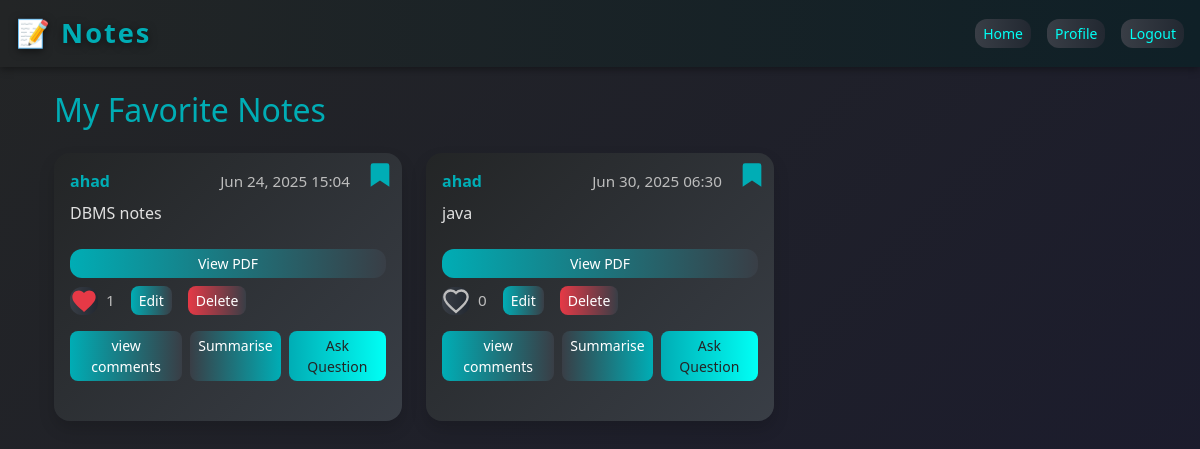
The page /first_note/favourites/ (signed in) on the database as committed earlier.
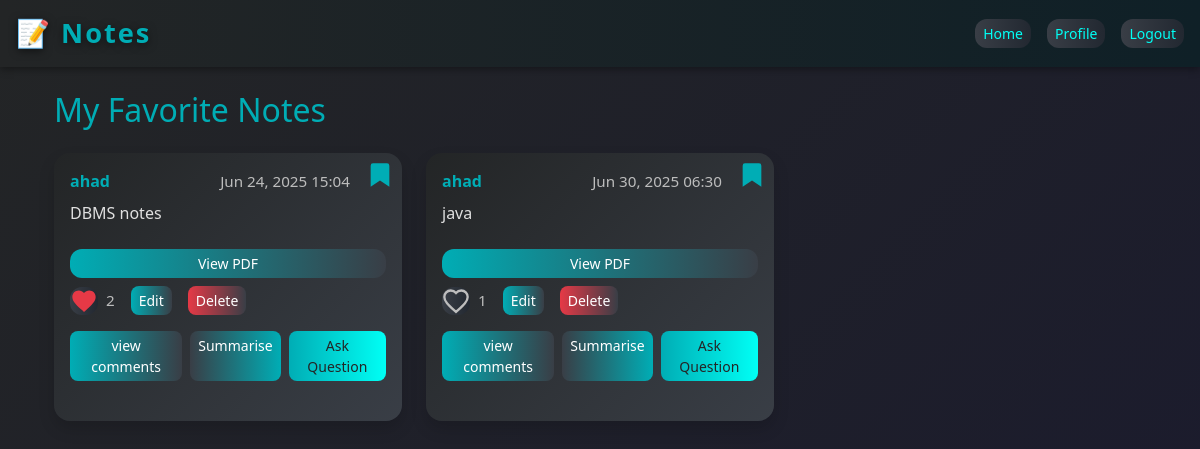
The same page on the database as committed later.
### first_note/models.py (models this page shows, shortened)
class notes(models.Model):
    user = models.ForeignKey(User, on_delete=models.CASCADE)
    content = models.TextField()
    BRANCH_CHOICES = [
        ('cse', 'CSE'),
        ('it', 'IT'),
        ('ece', 'ECE'),
    ]
    branch = models.CharField(max_length=10, choices=BRANCH_CHOICES,default='cse')
    year = models.IntegerField(choices=[(1, '1st'), (2, '2nd'), (3, '3rd'), (4, '4th')],default=1)
    semester = models.IntegerField(choices=[(1, 'Semester 1'), (2, 'Semester 2'), (3, 'Semester 3'), (4, 'Semester 4'), (5, 'Semester 5'), (6, 'Semester 6'), (7, 'Semester 7'), (8, 'Semester 8')], default=1)
    pdf = models.FileField(upload_to='tweets/pdfs/', blank=True, null=True)
    created_at = models.DateTimeField(default=timezone.now)
    updated_at = models.DateTimeField(auto_now=True)
    likes = models.ManyToManyField(User, related_name='liked_tweets', blank=True)
    favourites = models.ManyToManyField(User, related_name='favourite_notes', blank=True)

### first_note/views.py (the view)
# urls.py: path('favourites/', views.favourite_notes, name='favourite_notes'),
@login_required
def favourite_notes(request):
    fav_notes = request.user.favourite_notes.all()
    return render(request, 'notes/favourite_notes.html', {'notes': fav_notes})

### first_note/templates/notes/favourite_notes.html (shortened to what the changed rows need)
{% extends "layout.html" %}
{% block content %}
<div class="container">
    <h2 class="mb-4" style="color:#00adb5;">My Favorite Notes</h2>
    <div class="row g-4">
        {% for note in notes %}
            <div class="col-12 col-md-6 col-lg-4">
                <div class="card position-relative h-100 mb-4 p-3 shadow" style="background: linear-gradient(135deg, #232526 0%, #393e46 100%); border-radius: 16px;">
                    <div class="d-flex justify-content-between align-items-center mb-2">
                        <span class="note-title">{{ note.user.username }}</span>
                        <span class="note-meta" style="margin-right: 36px;">{{ note.created_at|date:"M d, Y H:i" }}</span>
                    </div>
                    <div class="mb-2" style="color: #e0e0e0;">
                        {{ note.content|linebreaks }}
                    </div>
                    {% if note.pdf %}
                        <a href="{{ note.pdf.url }}" class="btn btn-sm" style="background: linear-gradient(90deg, #00adb5 0%, #393e46 100%); color: #fff;" target="_blank">
                            View PDF
                        </a>
                    {% endif %}
                    <div class="mt-2 note-meta d-flex align-items-center gap-2">
                        <form method="post" action="{% url 'like_note' note.id %}" class="d-inline">
                            <button type="submit" class="btn p-0 border-0 bg-transparent" style="outline: none;">
                                {% if user.is_authenticated and user in note.likes.all %}
                                    <svg xmlns="http://www.w3.org/2000/svg" width="28" height="28" fill="#e63946" viewBox="0 0 24 24">
                                        <path d="M12 21.35l-1.45-1.32C5.4 15.36 2 12.28 2 8.5 2 5.42 4.42 3 7.5 3c1.74 0 3.41 0.81 4.5 2.09C13.09 3.81 14.76 3 16.5 3 19.58 3 22 5.42 22 8.5c0 3.78-3.4 6.86-8.55 11.54L12 21.35z"/>
                                    </svg>
                                {% endif %}
                            </button>
                        </form>
                        <span>{{ note.likes.count }}</span>
                        {% if user.is_authenticated and user == note.user %}
                            <a href="{% url 'edit_note' note.id %}" class="btn btn-sm ms-2" style="background: linear-gradient(90deg, #00adb5 0%, #393e46 100%); color: #fff; border-radius: 8px;">
                                Edit
                            </a>
                            <form method="post" action="{% url 'delete_note' note.id %}" class="d-inline ms-2" onsubmit="return confirm('Are you sure you want to delete this note?');">
                                <button type="submit" class="btn btn-sm" style="background: linear-gradient(90deg, #e63946 0%, #393e46 100%); color: #fff; border-radius: 8px;">
                                    Delete
                                </button>
                            </form>
                        {% endif %}
                    </div>
                    <div class="mt-3 d-flex gap-2">
                        <a href="{% url 'comment_on_note' note.id %}" class="btn btn-sm" style="background: linear-gradient(90deg, #00adb5 0%, #393e46 100%); color: #fff; border-radius: 8px;">
                            view comments
                        </a>
                        <a href="{% url 'note_summary' note.id %}" class="btn btn-sm" style="background: linear-gradient(90deg, #393e46 0%, #00adb5 100%); color: #fff; border-radius: 8px;">
                            Summarise
                        </a>
                        <a href="{% url 'note_ask' note.id %}" class="btn btn-sm" style="background: linear-gradient(90deg, #00adb5 0%, #00fff5 100%); color: #232526; border-radius: 8px;">
                            Ask Question
                        </a>
                    </div>
                    <div class="position-absolute top-0 end-0 m-2">
                        {% if user.is_authenticated %}
                            {% if user in note.favourites.all %}
                                <a href="{% url 'remove_from_favourites' note.id %}" title="Remove from Favorites" style="text-decoration:none;">
                                    <svg xmlns="http://www.w3.org/2000/svg" width="28" height="28" fill="#00adb5" viewBox="0 0 24 24">
                                        <path d="M6 2a2 2 0 0 0-2 2v18l8-5.333L20 22V4a2 2 0 0 0-2-2H6z"/>
                                    </svg>
                                </a>
                            {% endif %}
                        {% endif %}
                    </div>
                </div>
            </div>
        {% empty %}
            <div class="col-12 text-center text-muted">No favorite notes yet.</div>
        {% endfor %}
    </div>
</div>
{% endblock %}

Rows that differ between the two databases and show on the page:
changed notes "DBMS notes": likes.count "1" → "2"
changed notes "java": likes.count "0" → "1"
